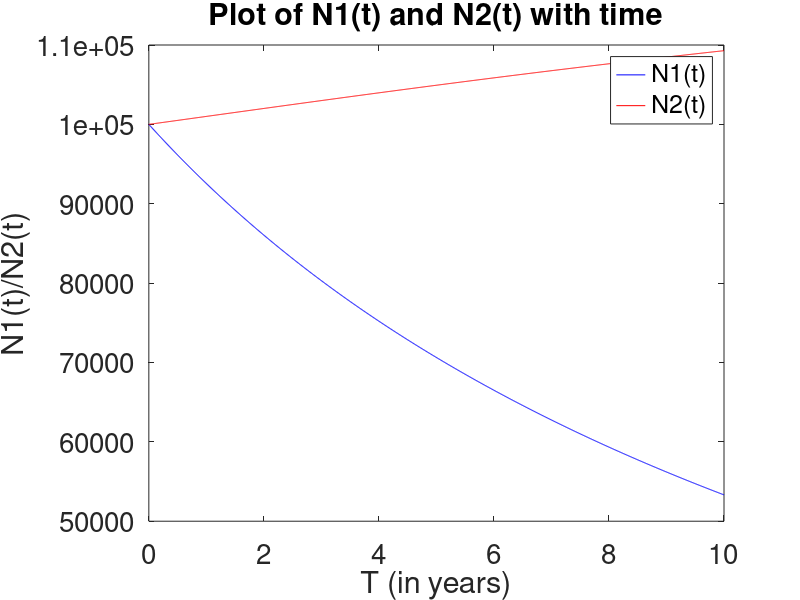

Reproduce this figure in MATLAB.
#Assgn 6, Q1
clear
output_precision(16)
# System Parameters
a1=0.1;a2=0.1;b1=8*power(10,-7);b2=8*power(10,-7);c1=power(10,-6);c2=power(10,-7);
f=@(n1,n2) [n1*(a1-b1*n1-c1*n2); n2*(a2-b2*n2 -c2*n1)];

#m=no. of equations; N= no. of time intervals; a,b =start and end points resp.
#init=array of initial conditions.
m=2;N=10*2^7;a=0;b=10;init=[power(10,5),power(10,5)];
n1(1)=init(1);n2(1)=init(2); #n1 and n2 are the arrays storing values at different t
#h=time step size,t=current instant of time, T is the iterator which stores the time values
h=(b-a)/N;t=a;T(1)=a;
for j=1:1:m
  w(j)=init(j);
endfor
for i=1:1:N
  for j=1:1:m
    k1(j)=h*f(w(1),w(2))(j);
  endfor
  for j=1:1:m
    k2(j)=h*f((w(1)+0.5*k1(1)),(w(2)+0.5*k1(2)))(j);
  endfor
  for j=1:1:m
    k3(j)=h*f((w(1)+0.5*k2(1)),w(2)+0.5*k2(2))(j);
  endfor
  for j=1:1:m
    k4(j)=h*f((w(1)+k3(1)),w(2)+k3(2))(j);
  endfor
  for j=1:1:m
    w(j)=w(j)+(k1(j)+2*k2(j)+2*k3(j)+k4(j))/6;
  endfor
  t=a+i*h;
  T(end+1)=t;
  n1(end+1)=w(1);
  n2(end+1)=w(2);
endfor

plot(T,n1,'-b',T,n2,'-r')
xlabel("T (in years)","Fontsize",20)
ylabel("N1(t)/N2(t)","Fontsize",20)
title("Plot of N1(t) and N2(t) with time","Fontsize",25)
set(gca,'fontsize',20)
legend('N1(t)','N2(t)')
n1(end)
n2(end)

